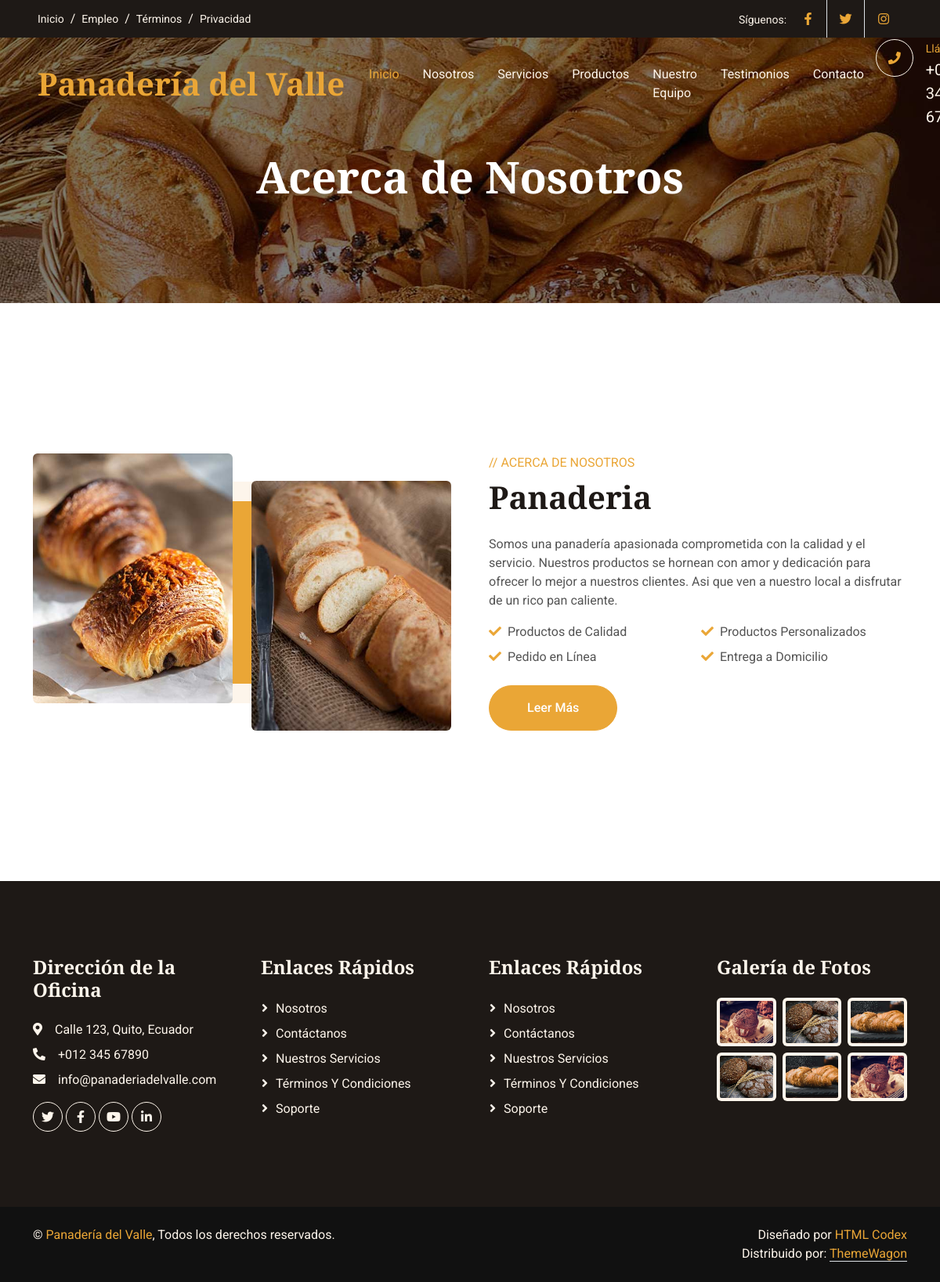
The page /about/ on the database its author committed.
### about/models.py (models this page shows, shortened)
class About(models.Model):
    title = models.CharField(max_length=255)
    content=RichTextField(verbose_name="Contenido")
    created = models.DateTimeField(auto_now_add=True)
    updated = models.DateTimeField(auto_now=True)

### about/views.py (the view)
# urls.py: path('', about, name='about'),
def about(request):
    about_pages = About.objects.all()
    return render(request, 'about/about.html', {'pages': about_pages})

### social/processors.py (called while the page is built)
def ctx_dict(request):
    dict_social={}
    urls=Social.objects.all()
    for url in urls:
        dict_social[url.key]=url.url
    return dict_social

### about/templates/about/about.html (shortened to what this page needs)
{% extends "core/base.html" %}
{% block header_Title %}Acerca de Nosotros{% endblock %}
{% block content %}
{% load static %}
<div class="container-xxl py-6">
    <div class="container">
        <div class="row g-5">
            {% for about in pages %}
            <div class="col-lg-6 wow fadeInUp" data-wow-delay="0.1s">
                <div class="row img-twice position-relative h-100">
                    <div class="col-6">
                        <img class="img-fluid rounded" src="{% static 'core/img/about-1.jpg' %}" alt="">
                    </div>
                    <div class="col-6 align-self-end">
                        <img class="img-fluid rounded" src="{% static 'core/img/about-2.jpg' %}" alt="">
                    </div>
                </div>
            </div>
            <div class="col-lg-6 wow fadeInUp" data-wow-delay="0.5s">
                <div class="h-100">
                    <p class="text-primary text-uppercase mb-2">// Acerca de Nosotros</p>
                    <h1 class="display-6 mb-4">{{ about.title }}</h1>
                    {{ about.content | safe }}
                    <div class="row g-2 mb-4">
                        <div class="col-sm-6">
                            <i class="fa fa-check text-primary me-2"></i>Productos de Calidad
                        </div>
                        <div class="col-sm-6">
                            <i class="fa fa-check text-primary me-2"></i>Productos Personalizados
                        </div>
                        <div class="col-sm-6">
                            <i class="fa fa-check text-primary me-2"></i>Pedido en Línea
                        </div>
                        <div class="col-sm-6">
                            <i class="fa fa-check text-primary me-2"></i>Entrega a Domicilio
                        </div>
                    </div>
                    <a class="btn btn-primary rounded-pill py-3 px-5" href="#">Leer Más</a>
                </div>
            </div>
            {% endfor %}
        </div>
    </div>
</div>
{% endblock %}

### core/static/core/css/style.css (style rules this page uses)
:root { --primary: #EAA636; --secondary: #545454; --light: #FDF5EB; --dark: #1E1916; }
.py-6 { padding-top: 6rem; padding-bottom: 6rem; }
.btn { font-weight: 500; transition: .5s; }
.btn.btn-primary { color: #FFFFFF; }
.img-twice::before { position: absolute; content: ""; width: 60%; height: 80%; top: 10%; left: 20%; background: var(--primary); border: 25px solid var(--light); border-radius: 6px; z-index: -1; }

### rows shown on the page
About: title "Panaderia", content "Somos una panadería apasionada comprometida con la calidad y el servicio. Nuestros productos se hornean con amor y dedicación para ofrecer lo mejor a nuestros clientes. Asi que ven a nuestro local a disfrutar de un rico pan caliente."
